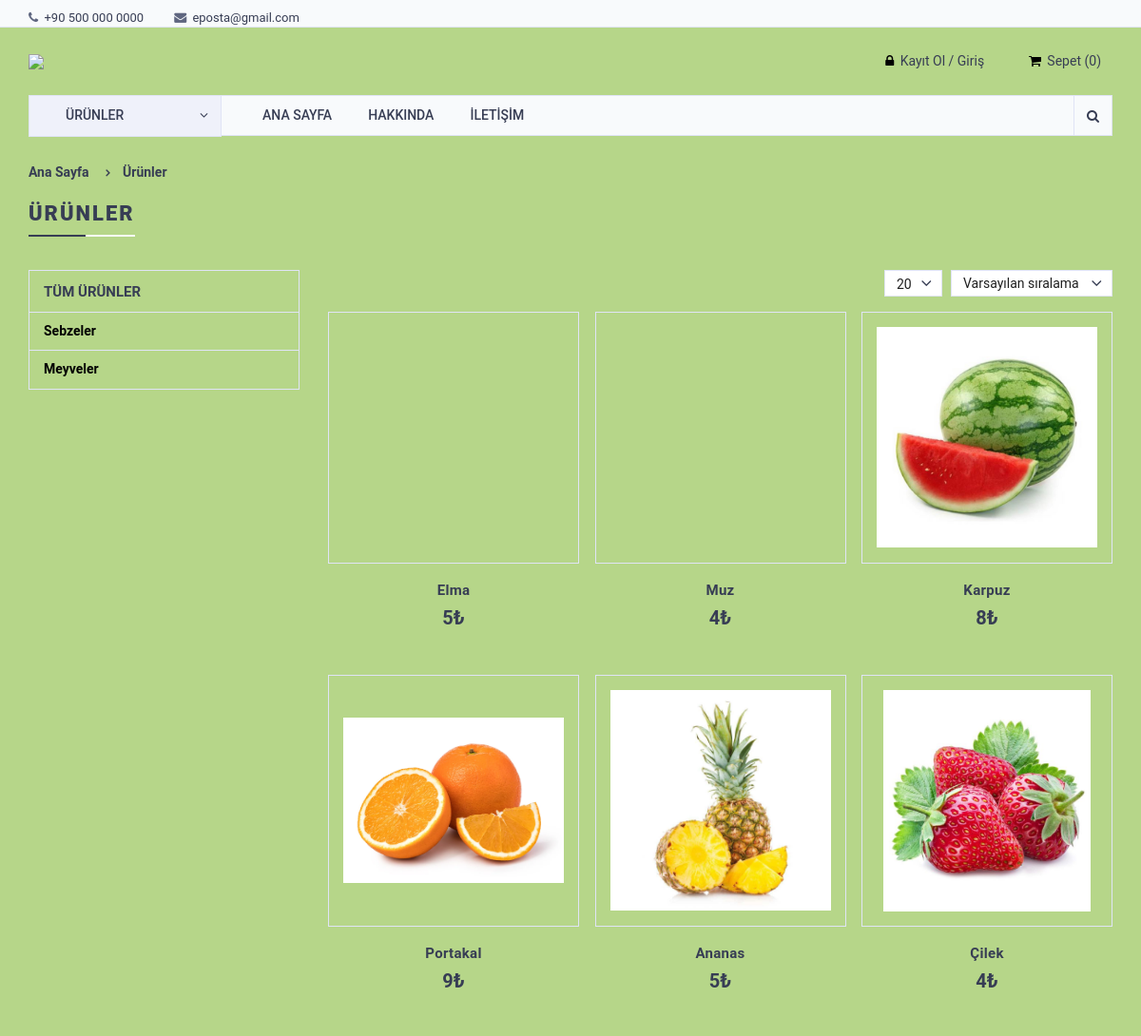
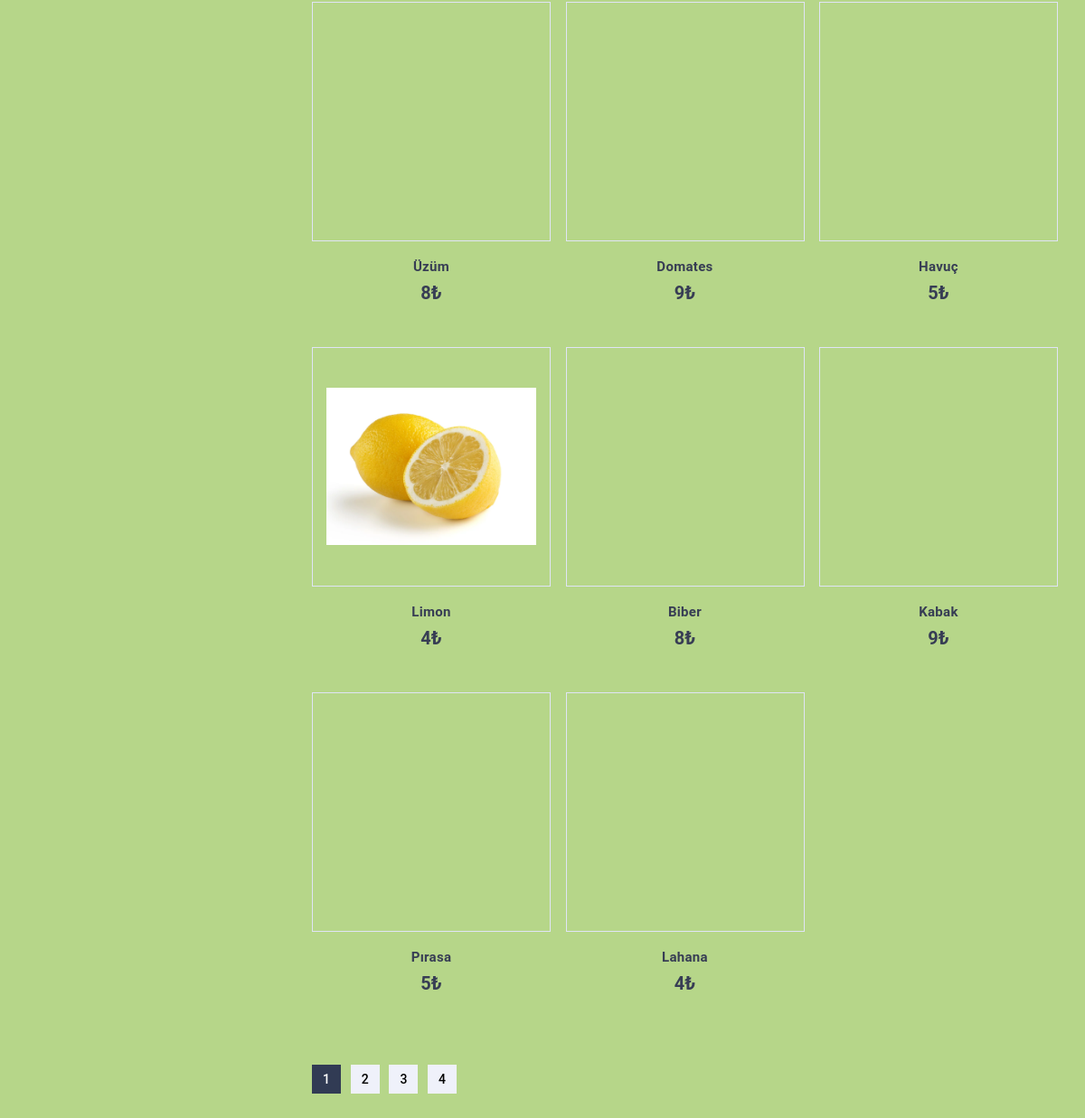
The page /allstore/catalog.php on the database its author committed (2 pictures, top to bottom).
### tables this page shows
CREATE TABLE `products` (
  `id` int NOT NULL AUTO_INCREMENT,
  `name` varchar(100) DEFAULT NULL,
  `count` int DEFAULT NULL,
  `price` double DEFAULT NULL,
  `description` text,
  `image_url` varchar(205) DEFAULT NULL,
  PRIMARY KEY (`id`)
);

### allstore/catalog.php (the view, shortened to what this page needs)
<?php
include("./sections/header.php");
?>
<main>
	<section class="container">
		<ul class="b-crumbs">
			<li>
				<a href="index.php">
					Ana Sayfa
				</a>
			</li>
			<li>
				<a href="catalog.php">
					Ürünler
				</a>
			</li>
		</ul>
		<h1 class="main-ttl"><span>ÜRÜNLER</span></h1>
		<div class="section-sb">
			<div class="section-sb-current">
				<h3><a href="catalog.php">Tüm Ürünler <span id="section-sb-toggle" class="section-sb-toggle"><span class="section-sb-ico"></span></span></a></h3>
				<ul class="section-sb-list" id="section-sb-list">
					<li class="categ-1">
						<a href="catalog.php">
							<span class="categ-1-label">Sebzeler</span>
						</a>
					</li>
					<li class="categ-1">
						<a href="catalog.php">
							<span class="categ-1-label">Meyveler</span>
						</a>
					</li>
				</ul>
			</div>
		</div>
		<div class="section-cont">
			<div class="section-top">
				<div class="section-sortby">
					<p>Varsayılan sıralama</p>
				</div>
				<div class="section-count">
					<p>20</p>
				</div>
			</div>
			<div class="prod-items section-items">
				<?php
				include("./sections/db.php");
				$query = "SELECT * FROM products";
				$stmt = $conn->prepare($query);
				$stmt->execute();
				$products = $stmt->fetchAll(PDO::FETCH_ASSOC);
				if (!empty($products)) {
					foreach ($products as $row) {?>
						<div class="prod-i">
							<div class="prod-i-top">
								<a class="prod-i-img"><img src="./<?php echo $row['image_url']; ?>" alt=""></a>
							</div>
							<h3>
								<a><?php echo $row['name']; ?></a>
							</h3>
							<p class="prod-i-price">
								<b><?php echo $row['price']; ?>₺</b>
							</p>
						</div>
				<?php }
				} else {
					echo "Ürün bulunamadı.";
				}
				?>
			</div>
			<ul class="pagi">
				<li class="active"><span>1</span></li>
				<li><a href="#">2</a></li>
				<li><a href="#">3</a></li>
				<li><a href="#">4</a></li>
			</ul>
		</div>

### allstore/sections/header.php (shortened to what this page needs)
<!DOCTYPE html>
<html lang="tr">
<head>
	<link rel="stylesheet" href="css/font-awesome.min.css">
	<link rel="stylesheet" href="css/bootstrap.min.css">
	<link rel="stylesheet" href="css/style.css">
</head>
<body>
<header class="header">
	<div class="header_top">
		<div class="container">
			<ul class="contactinfo nav nav-pills">
				<li>
					<i class='fa fa-phone'></i> +90 500 000 0000
				</li>
				<li>
					<i class="fa fa-envelope"></i> eposta@gmail.com
				</li>
			</ul>
		</div>
	</div>
	<div class="header-middle" >
		<div class="container header-middle-cont" >
			<div class="toplogo">
				<a href="index.php">
					<img src="img/logo.png">
				</a>
			</div>
			<div class="shop-menu">
				<ul>
					<li class="topauth">
						<a href="auth-login.php">
							<i class="fa fa-lock"></i>
							<span class="shop-menu-ttl">Kayıt Ol / Giriş</span>
						</a>
					</li>
					<li class="topauth">
						<div class="h-cart ">
							<a href="cart.php">
								<i class="fa fa-shopping-cart"></i>
								<span class="shop-menu-ttl">Sepet</span>
								(<b>0</b>)
							</a>
						</div>
					</li>
				</ul>
			</div>
		</div>
	</div>
	<div class="header-bottom">
		<div class="container">
			<nav class="topmenu">
	<div class="topcatalog">
		<a class="topcatalog-btn" href="catalog.php">ÜRÜNLER</a>
	</div>
	<ul class="mainmenu">
		<li>
			<a href="index.php">
				Ana Sayfa
			</a>
		</li>
		<li>
			<a href="elements.php">
				Hakkında
			</a>
		</li>
		<li>
			<a href="contacts.php">
				İletişim
			</a>
		</li>
	</ul>
	<div class="topsearch">
		<a id="topsearch-btn" class="topsearch-btn" href="#"><i class="fa fa-search"></i></a>
	</div>
</nav>
	</div>
		</div>
			</header>

### allstore/sections/header.php (style rules this page uses)
body { background-color: rgb(182, 214, 137); }

### rows shown on the page
products: name "Elma", price "5"
products: name "Muz", price "4"
products: shows a picture, name "Karpuz", price "8"
products: shows a picture, name "Portakal", price "9"
products: shows a picture, name "Ananas", price "5"
products: shows a picture, name "Çilek", price "4"
products: name "Üzüm", price "8"
products: name "Domates", price "9"
products: name "Havuç", price "5"
products: shows a picture, name "Limon", price "4"
products: name "Biber", price "8"
products: name "Kabak", price "9"
products: name "Pırasa", price "5"
products: name "Lahana", price "4"
